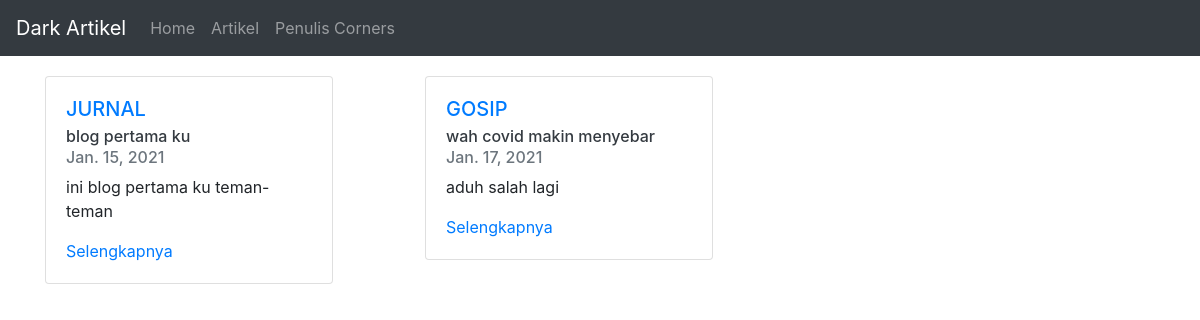
The page / on the database its author committed.
### artikel/models.py (models this page shows, shortened)
class Artikel(models.Model):
    judul = models.CharField(max_length=200,null=True)
    isi = models.TextField(null=True)
    KATEGORI_TYPE = (
        ('JURNAL','Jurnal'),
        ('GOSIP','Gosip'),
        ('TRAVELING','Traveling'),
    )
    kategori = models.CharField(null=True, blank=True, choices=KATEGORI_TYPE,max_length=200)
    penulis = models.ForeignKey(Penulis,null=True,on_delete=models.SET_NULL)
    slug = models.SlugField(blank=True, editable=False)
    published = models.DateTimeField(auto_now_add=True, null=True)
    updated = models.DateTimeField(auto_now=True, null=True)

### artikel/views.py (the view)
# urls.py: path('',BlogHomeView.as_view(),name='index_home'),
class BlogHomeView(TemplateView,ArtikelPerkategori):
    template_name = 'artikel/home_view.html'
    def get_context_data(self):
        data = self.get_last_artikel_each_kategori()
        context = {
            'page_title':'Wellcome',
            'dataKategori':data,
        }
        return context

### artikel/views.py (called while the page is built)
    def get_last_artikel_each_kategori(self):
        kategoriList = self.model.objects.values_list('kategori',flat=True).distinct()
        queryset = []
        for kategori in kategoriList:
            artikel = self.model.objects.filter(kategori=kategori).latest('published')
            queryset.append(artikel)
        return queryset

### artikel/templates/artikel/home_view.html (shortened to what this page needs)
{% extends 'base.html' %}
{% block content %}
    <div class="row">
        {% for kategori in dataKategori %}
            <div class="col-md-4">
                <div class="card" style="width: 18rem;">
                    <div class="card-body">
                        <h5 class="card-title"><a href="{% url 'artikel:kategori-list' kategori.kategori 1 %}">{{kategori.kategori}}</a></h5>
                        <h6 class="card-subtitle mb-2 text-dark">{{kategori.judul}}</h6>
                        <h6 class="card-subtitle mb-2 text-muted">{{kategori.published|date}}</h6>
                        <p class="card-text">{{kategori.isi|truncatewords:5}}</p>
                        <a href="{% url 'artikel:detail' kategori.slug %}" class="card-link">Selengkapnya</a>
                    </div>
                </div>
            </div>
        {% endfor %}
    </div>
{% endblock content %}

### rows shown on the page
Artikel: kategori "JURNAL", judul "blog pertama ku", published "Jan. 15, 2021", isi "ini blog pertama ku teman-teman"
Artikel: kategori "GOSIP", judul "wah covid makin menyebar", published "Jan. 17, 2021", isi "aduh salah lagi"
